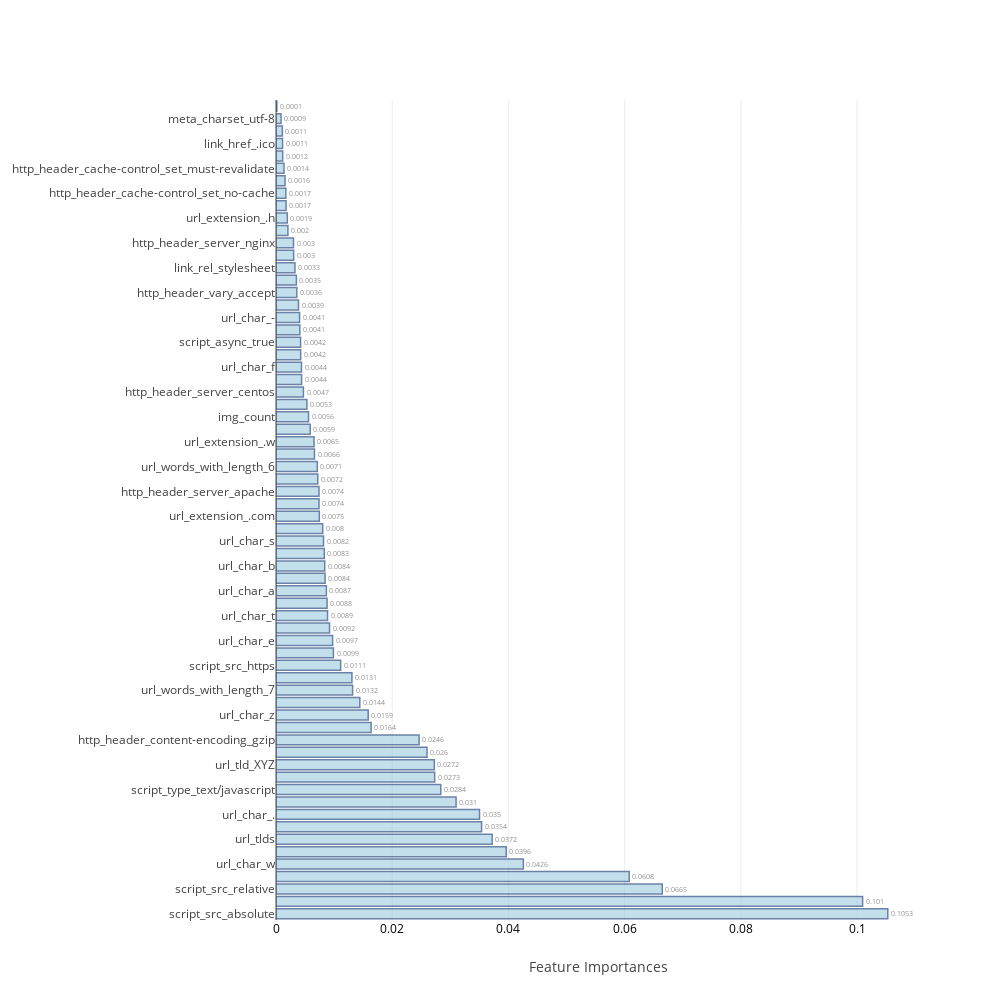
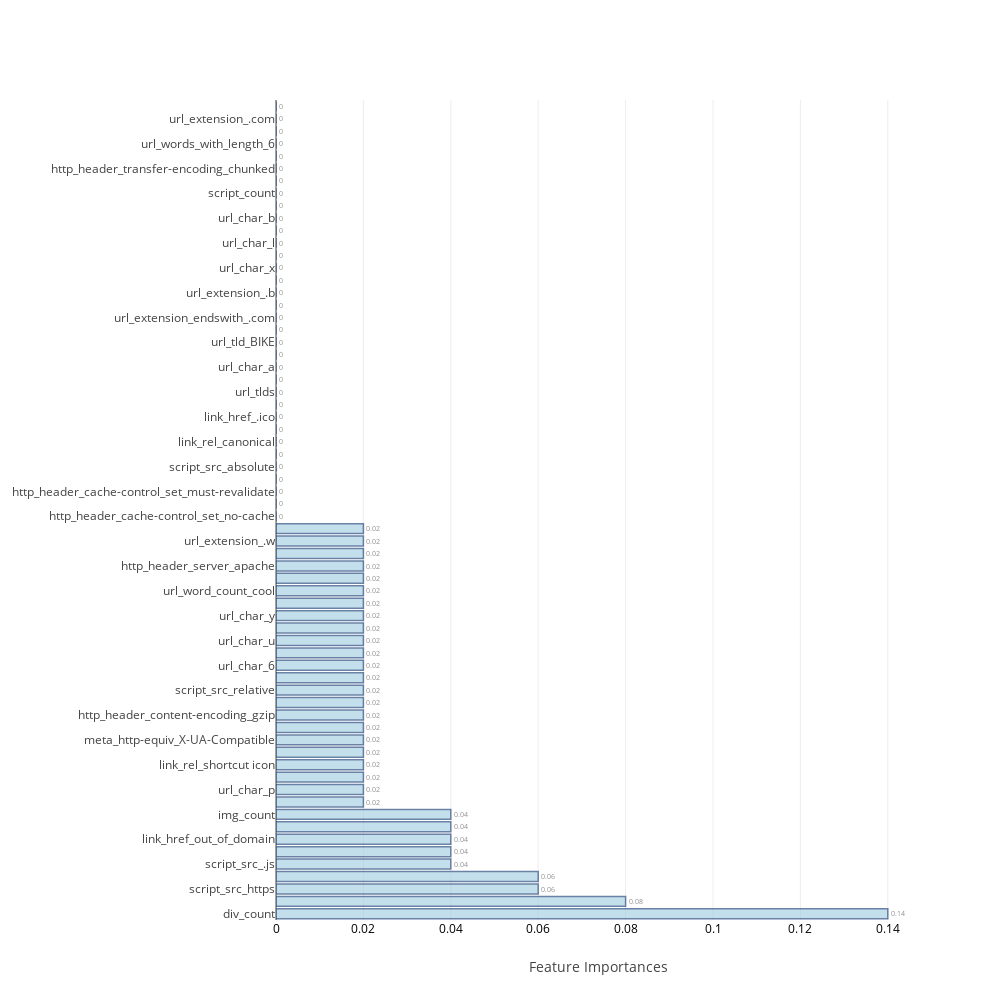
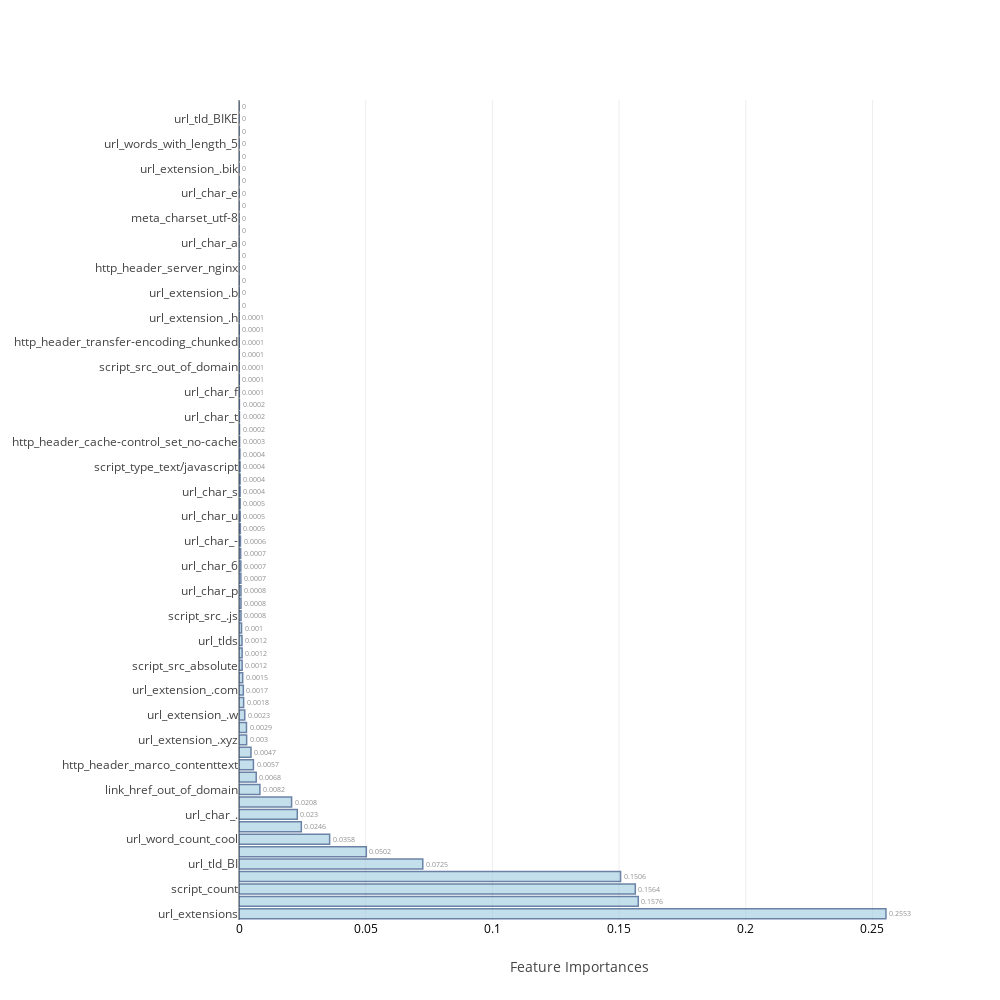
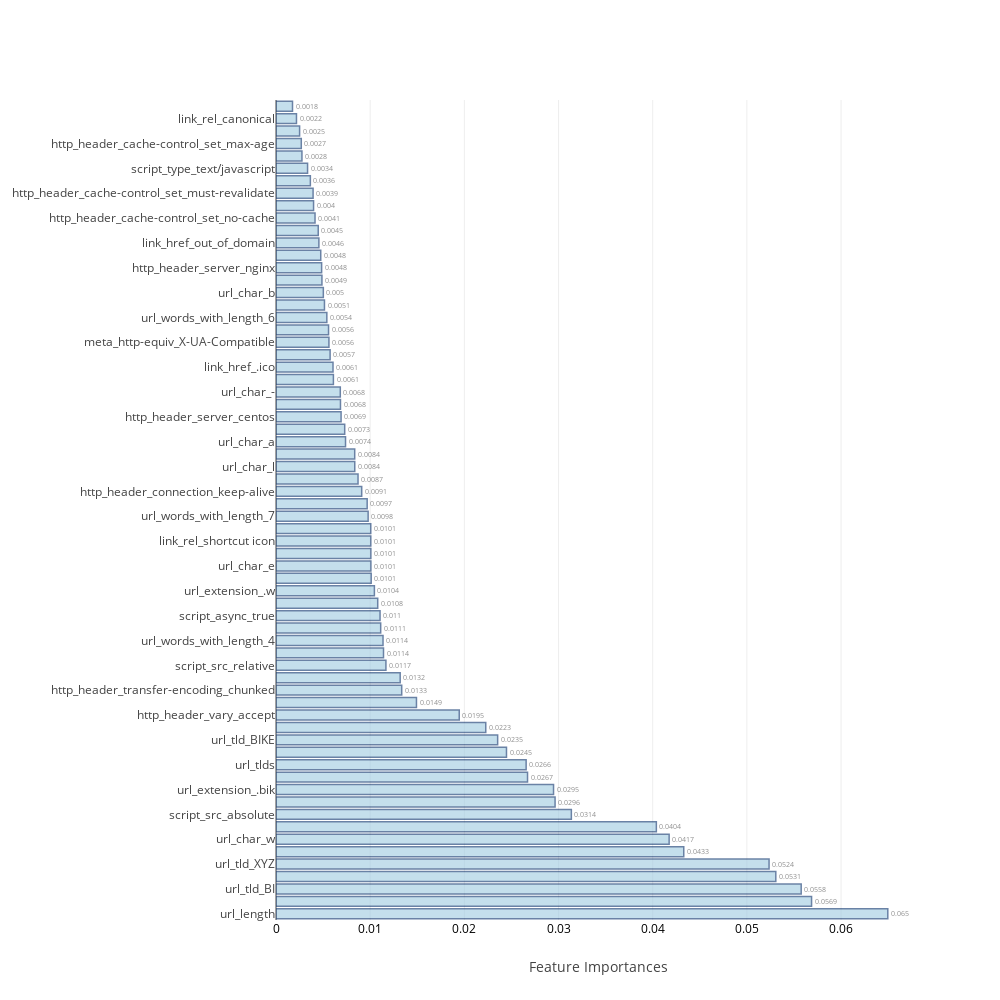

Source (notebook cell) for these figures, in order:
### Code cell
feature_name.append('Target')
df_min=df_sel[feature_name]

train=df_min.iloc[:27428,:]
train_X=train.iloc[:,train.columns!='Target'].values
train_Y=train.Target.values

scaler=StandardScaler()
scaled_X_train=scaler.fit_transform(train_X)

test=df_min.iloc[27428:,:]
test_X=test.iloc[:,test.columns!='Target'].values
test_Y=test.Target.values
scaled_X_test=scaler.transform(test_X)

feature_name.remove('Target')

feat_imp=[None]*4
j=0
for i in range(0,7):
    if i>=1 and i<=4:
        model,cm_train,cm_test,acc_train,acc_test,roc_auc,feat_imp[j],mcc,precision,recall=f[i](scaled_X_train,train_Y,scaled_X_test,test_Y,feature_name)
        j=j+1
    else:
        model,cm_train,cm_test,acc_train,acc_test,roc_auc,mcc,precision,recall=f[i](scaled_X_train,train_Y,scaled_X_test,test_Y)
    table_80_60_train.loc[i]=   ([acc_train,cm_train.TP,cm_train.TN,cm_train.FP,cm_train.FN,cm_train.FPR,cm_train.FNR])
    table_80_60_test.loc[i] =   ([acc_test ,cm_test.TP, cm_test.TN, cm_test.FP, cm_test.FN, cm_test.FPR, cm_test.FNR,roc_auc,mcc,precision,recall])
    print("\n")

### Figure 1 — Plotly figure (JSON) as saved in the notebook; plotly's stock layout.template omitted (floating-point values rounded to 4 significant figures)
{"data": [{"marker": {"color": "rgb(158,202,225)", "line": {"color": "rgb(8,48,107)", "width": 1.5}}, "opacity": 0.6, "orientation": "h", "text": [0.1053, 0.101, 0.0665, 0.0608, 0.0426, 0.0396, 0.0372, 0.0354, 0.035, 0.031, 0.0284, 0.0273, 0.0272, 0.026, 0.0246, 0.0164, 0.0159, 0.0144, 0.0132, 0.0131, 0.0111, 0.0099, 0.0097, 0.0092, 0.0089, 0.0088, 0.0087, 0.0084, 0.0084, 0.0083, 0.0082, 0.008, 0.0075, 0.0074, 0.0074, 0.0072, 0.0071, 0.0066, 0.0065, 0.0059, 0.0056, 0.0053, 0.0047, 0.0044, 0.0044, 0.0042, 0.0042, 0.0041, 0.0041, 0.0039, 0.0036, 0.0035, 0.0033, 0.003, 0.003, 0.002, 0.0019, 0.0017, 0.0017, 0.0016, 0.0014, 0.0012, 0.0011, 0.0011, 0.0009, 0.0001], "textposition": "outside", "type": "bar", "uid": "5f42aa12-88b0-4454-b6b5-9179faed2b2b", "x": [0.1053, 0.101, 0.06647, 0.06079, 0.04257, 0.03962, 0.0372, 0.03538, 0.03502, 0.03099, 0.02836, 0.02731, 0.02725, 0.02599, 0.02462, 0.01637, 0.01586, 0.01442, 0.01319, 0.01307, 0.01112, 0.009879, 0.009743, 0.009212, 0.008866, 0.008788, 0.008666, 0.008446, 0.008384, 0.008319, 0.008177, 0.008036, 0.007455, 0.007401, 0.007399, 0.007183, 0.007099, 0.006619, 0.006547, 0.005883, 0.005597, 0.005319, 0.004717, 0.004406, 0.004382, 0.004245, 0.004231, 0.004099, 0.004058, 0.003872, 0.003581, 0.003507, 0.00326, 0.003038, 0.003009, 0.002047, 0.001942, 0.001733, 0.001695, 0.001557, 0.001377, 0.001153, 0.00113, 0.001092, 0.0008642, 0.0001422], "y": ["script_src_absolute", "url_length", "script_src_relative", "url_extensions", "url_char_w", "div_count", "url_tlds", "script_count", "url_char_.", "url_contains_www", "script_type_text/javascript", "url_tld_BI", "url_tld_XYZ", "script_src_out_of_domain", "http_header_content-encoding_gzip", "url_extension_endswith_.com", "url_char_z", "url_words_with_length_4", "url_words_with_length_7", "url_extension_.b", "script_src_https", "url_char_i", "url_char_e", "http_header_marco_contenttext", "url_char_t", "url_char_l", "url_char_a", "url_word_count_cool", "url_char_b", "url_char_n", "url_char_s", "link_href_out_of_domain", "url_extension_.com", "url_char_p", "http_header_server_apache", "url_words_with_length_5", "url_words_with_length_6", "url_char_u", "url_extension_.w", "url_char_y", "img_count", "url_extension_endswith_.xyz", "http_header_server_centos", "http_header_transfer-encoding_chunked", "url_char_f", "url_char_6", "script_async_true", "url_extension_.xyz", "url_char_-", "http_header_connection_keep-alive", "http_header_vary_accept", "script_src_.js", "link_rel_stylesheet", "url_extension_.bik", "http_header_server_nginx", "url_char_x", "url_extension_.h", "http_header_cache-control_set_max-age", "http_header_cache-control_set_no-cache", "link_rel_shortcut icon", "http_header_cache-control_set_must-revalidate", "meta_http-equiv_X-UA-Compatible", "link_href_.ico", "url_tld_BIKE", "meta_charset_utf-8", "link_rel_canonical"]}], "layout": {"autosize": false, "height": 1000, "width": 1000, "xaxis": {"tickfont": {"color": "black", "size": 12}, "title": "Feature Importances"}, "yaxis": {"automargin": true}}}

### Figure 2 — Plotly figure (JSON) as saved in the notebook; plotly's stock layout.template omitted (floating-point values rounded to 4 significant figures)
{"data": [{"marker": {"color": "rgb(158,202,225)", "line": {"color": "rgb(8,48,107)", "width": 1.5}}, "opacity": 0.6, "orientation": "h", "text": [0.14, 0.08, 0.06, 0.06, 0.04, 0.04, 0.04, 0.04, 0.04, 0.02, 0.02, 0.02, 0.02, 0.02, 0.02, 0.02, 0.02, 0.02, 0.02, 0.02, 0.02, 0.02, 0.02, 0.02, 0.02, 0.02, 0.02, 0.02, 0.02, 0.02, 0.02, 0.02, 0, 0, 0, 0, 0, 0, 0, 0, 0, 0, 0, 0, 0, 0, 0, 0, 0, 0, 0, 0, 0, 0, 0, 0, 0, 0, 0, 0, 0, 0, 0, 0, 0, 0], "textposition": "outside", "type": "bar", "uid": "34e66c42-f208-4cf9-9b15-d11752d1e8cf", "x": [0.14, 0.08, 0.06, 0.06, 0.04, 0.04, 0.04, 0.04, 0.04, 0.02, 0.02, 0.02, 0.02, 0.02, 0.02, 0.02, 0.02, 0.02, 0.02, 0.02, 0.02, 0.02, 0.02, 0.02, 0.02, 0.02, 0.02, 0.02, 0.02, 0.02, 0.02, 0.02, 0, 0, 0, 0, 0, 0, 0, 0, 0, 0, 0, 0, 0, 0, 0, 0, 0, 0, 0, 0, 0, 0, 0, 0, 0, 0, 0, 0, 0, 0, 0, 0, 0, 0], "y": ["div_count", "url_extensions", "script_src_https", "link_rel_stylesheet", "script_src_.js", "url_length", "link_href_out_of_domain", "script_src_out_of_domain", "img_count", "url_char_s", "url_char_p", "url_char_i", "link_rel_shortcut icon", "script_async_true", "meta_http-equiv_X-UA-Compatible", "http_header_marco_contenttext", "http_header_content-encoding_gzip", "url_words_with_length_4", "script_src_relative", "script_type_text/javascript", "url_char_6", "url_char_f", "url_char_u", "http_header_cache-control_set_max-age", "url_char_y", "url_tld_BI", "url_word_count_cool", "url_contains_www", "http_header_server_apache", "url_char_w", "url_extension_.w", "url_extension_.xyz", "http_header_cache-control_set_no-cache", "url_char_-", "http_header_cache-control_set_must-revalidate", "meta_charset_utf-8", "script_src_absolute", "http_header_connection_keep-alive", "link_rel_canonical", "http_header_server_nginx", "link_href_.ico", "http_header_vary_accept", "url_tlds", "http_header_server_centos", "url_char_a", "url_char_n", "url_tld_BIKE", "url_extension_endswith_.xyz", "url_extension_endswith_.com", "url_extension_.bik", "url_extension_.b", "url_char_z", "url_char_x", "url_char_t", "url_char_l", "url_char_e", "url_char_b", "url_char_.", "script_count", "url_words_with_length_5", "http_header_transfer-encoding_chunked", "url_tld_XYZ", "url_words_with_length_6", "url_extension_.h", "url_extension_.com", "url_words_with_length_7"]}], "layout": {"autosize": false, "height": 1000, "width": 1000, "xaxis": {"tickfont": {"color": "black", "size": 12}, "title": "Feature Importances"}, "yaxis": {"automargin": true}}}

### Figure 3 — Plotly figure (JSON) as saved in the notebook; plotly's stock layout.template omitted (floating-point values rounded to 4 significant figures)
{"data": [{"marker": {"color": "rgb(158,202,225)", "line": {"color": "rgb(8,48,107)", "width": 1.5}}, "opacity": 0.6, "orientation": "h", "text": [0.2553, 0.1576, 0.1564, 0.1506, 0.0725, 0.0502, 0.0358, 0.0246, 0.023, 0.0208, 0.0082, 0.0068, 0.0057, 0.0047, 0.003, 0.0029, 0.0023, 0.0018, 0.0017, 0.0015, 0.0012, 0.0012, 0.0012, 0.001, 0.0008, 0.0008, 0.0008, 0.0007, 0.0007, 0.0007, 0.0006, 0.0005, 0.0005, 0.0005, 0.0004, 0.0004, 0.0004, 0.0004, 0.0003, 0.0002, 0.0002, 0.0002, 0.0001, 0.0001, 0.0001, 0.0001, 0.0001, 0.0001, 0.0001, 0, 0, 0, 0, 0, 0, 0, 0, 0, 0, 0, 0, 0, 0, 0, 0, 0], "textposition": "outside", "type": "bar", "uid": "c6ce5200-da7f-4368-be89-7fbe5a548e3d", "x": [0.2553, 0.1576, 0.1564, 0.1506, 0.07253, 0.05024, 0.03577, 0.0246, 0.023, 0.02075, 0.008249, 0.006796, 0.00569, 0.004723, 0.003013, 0.002947, 0.002265, 0.001829, 0.001714, 0.001462, 0.001242, 0.00124, 0.001195, 0.001007, 0.0007966, 0.0007849, 0.0007773, 0.0007465, 0.0007232, 0.0006608, 0.0005814, 0.000524, 0.0004703, 0.0004652, 0.000443, 0.0004354, 0.0004135, 0.0003603, 0.0002506, 0.0002018, 0.0001776, 0.0001589, 0.0001281, 0.0001129, 0.0001116, 0.0001082, 9.861e-05, 9.427e-05, 5.508e-05, 4.144e-05, 4.033e-05, 3.369e-05, 2.004e-05, 1.463e-05, 1.444e-05, 4.734e-06, 0, 0, 0, 0, 0, 0, 0, 0, 0, 0], "y": ["url_extensions", "url_length", "script_count", "div_count", "url_tld_BI", "url_contains_www", "url_word_count_cool", "http_header_content-encoding_gzip", "url_char_.", "url_char_w", "link_href_out_of_domain", "script_src_https", "http_header_marco_contenttext", "url_char_z", "url_extension_.xyz", "http_header_server_apache", "url_extension_.w", "url_tld_XYZ", "url_extension_.com", "script_src_relative", "script_src_absolute", "url_extension_endswith_.com", "url_tlds", "http_header_cache-control_set_max-age", "script_src_.js", "img_count", "url_char_p", "url_extension_endswith_.xyz", "url_char_6", "url_words_with_length_4", "url_char_-", "script_async_true", "url_char_u", "link_rel_stylesheet", "url_char_s", "link_href_.ico", "script_type_text/javascript", "url_char_y", "http_header_cache-control_set_no-cache", "http_header_vary_accept", "url_char_t", "http_header_connection_keep-alive", "url_char_f", "url_char_i", "script_src_out_of_domain", "url_words_with_length_7", "http_header_transfer-encoding_chunked", "url_char_l", "url_extension_.h", "url_char_n", "url_extension_.b", "url_char_b", "http_header_server_nginx", "link_rel_shortcut icon", "url_char_a", "meta_http-equiv_X-UA-Compatible", "meta_charset_utf-8", "link_rel_canonical", "url_char_e", "http_header_server_centos", "url_extension_.bik", "url_words_with_length_6", "url_words_with_length_5", "http_header_cache-control_set_must-revalidate", "url_tld_BIKE", "url_char_x"]}], "layout": {"autosize": false, "height": 1000, "width": 1000, "xaxis": {"tickfont": {"color": "black", "size": 12}, "title": "Feature Importances"}, "yaxis": {"automargin": true}}}

### Figure 4 — Plotly figure (JSON) as saved in the notebook; plotly's stock layout.template omitted (floating-point values rounded to 4 significant figures)
{"data": [{"marker": {"color": "rgb(158,202,225)", "line": {"color": "rgb(8,48,107)", "width": 1.5}}, "opacity": 0.6, "orientation": "h", "text": [0.065, 0.0569, 0.0558, 0.0531, 0.0524, 0.0433, 0.0417, 0.0404, 0.0314, 0.0296, 0.0295, 0.0267, 0.0266, 0.0245, 0.0235, 0.0223, 0.0195, 0.0149, 0.0133, 0.0132, 0.0117, 0.0114, 0.0114, 0.0111, 0.011, 0.0108, 0.0104, 0.0101, 0.0101, 0.0101, 0.0101, 0.0101, 0.0098, 0.0097, 0.0091, 0.0087, 0.0084, 0.0084, 0.0074, 0.0073, 0.0069, 0.0068, 0.0068, 0.0061, 0.0061, 0.0057, 0.0056, 0.0056, 0.0054, 0.0051, 0.005, 0.0049, 0.0048, 0.0048, 0.0046, 0.0045, 0.0041, 0.004, 0.0039, 0.0036, 0.0034, 0.0028, 0.0027, 0.0025, 0.0022, 0.0018], "textposition": "outside", "type": "bar", "uid": "a1d2d350-cb05-4ca2-8d0c-feb8f372dd85", "x": [0.06496, 0.05687, 0.05577, 0.05307, 0.05235, 0.0433, 0.04175, 0.04039, 0.03136, 0.02963, 0.02947, 0.02671, 0.02656, 0.02447, 0.02354, 0.02227, 0.01946, 0.01491, 0.01335, 0.01319, 0.01167, 0.01142, 0.01136, 0.01111, 0.01105, 0.0108, 0.01045, 0.01011, 0.01008, 0.01007, 0.01007, 0.01006, 0.009782, 0.009681, 0.0091, 0.00871, 0.008363, 0.008358, 0.007383, 0.007295, 0.00691, 0.006846, 0.006827, 0.006095, 0.006054, 0.005746, 0.00562, 0.00558, 0.005398, 0.005145, 0.005025, 0.004877, 0.004845, 0.004751, 0.004553, 0.004484, 0.004144, 0.00399, 0.003938, 0.003649, 0.003352, 0.002754, 0.002685, 0.002505, 0.002174, 0.001753], "y": ["url_length", "url_contains_www", "url_tld_BI", "http_header_content-encoding_gzip", "url_tld_XYZ", "url_word_count_cool", "url_char_w", "url_extensions", "script_src_absolute", "url_extension_endswith_.xyz", "url_extension_.bik", "url_char_.", "url_tlds", "url_extension_.xyz", "url_tld_BIKE", "http_header_marco_contenttext", "http_header_vary_accept", "url_extension_endswith_.com", "http_header_transfer-encoding_chunked", "url_extension_.b", "script_src_relative", "url_char_u", "url_words_with_length_4", "script_count", "script_async_true", "url_extension_.com", "url_extension_.w", "url_char_i", "url_char_e", "url_char_y", "link_rel_shortcut icon", "url_char_z", "url_words_with_length_7", "url_char_p", "http_header_connection_keep-alive", "url_char_s", "url_char_l", "url_char_t", "url_char_a", "url_char_n", "http_header_server_centos", "url_words_with_length_5", "url_char_-", "http_header_server_apache", "link_href_.ico", "script_src_https", "meta_http-equiv_X-UA-Compatible", "url_char_f", "url_words_with_length_6", "script_src_.js", "url_char_b", "link_rel_stylesheet", "http_header_server_nginx", "url_char_6", "link_href_out_of_domain", "img_count", "http_header_cache-control_set_no-cache", "div_count", "http_header_cache-control_set_must-revalidate", "script_src_out_of_domain", "script_type_text/javascript", "meta_charset_utf-8", "http_header_cache-control_set_max-age", "url_char_x", "link_rel_canonical", "url_extension_.h"]}], "layout": {"autosize": false, "height": 1000, "width": 1000, "xaxis": {"tickfont": {"color": "black", "size": 12}, "title": "Feature Importances"}, "yaxis": {"automargin": true}}}
